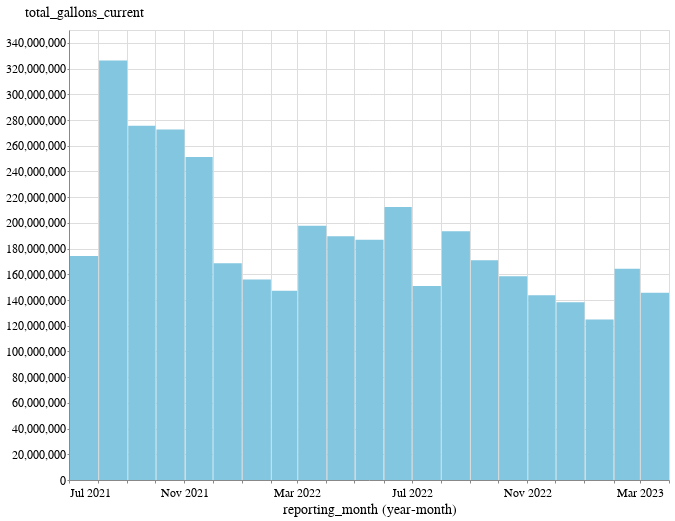

Notebook code cell kept with this figure:
### Code cell
alt.Chart(
    complete_data[complete_data.supplier_name.str.contains("El Segundo")]
).mark_bar().encode(
    x=alt.X('yearmonth(reporting_month):T'),
    y="total_gallons_current",
    tooltip=["reporting_month"]
).properties(width=600)

### Figure 1 — Vega-Lite specification as saved in the notebook (floating-point values rounded to 4 significant figures)
{"config": {"view": {"width": 800, "height": 450}, "background": "#ffffff", "title": {"anchor": "start", "font": "BentonGothic-Bold, sans", "fontColor": "#000000", "fontSize": 22, "fontWeight": "normal"}, "arc": {"fill": "#82c6df"}, "area": {"fill": "#82c6df"}, "line": {"stroke": "#82c6df", "strokeWidth": 3}, "path": {"stroke": "#82c6df"}, "rect": {"fill": "#82c6df"}, "shape": {"stroke": "#82c6df"}, "bar": {"fill": "#82c6df"}, "point": {"stroke": "#82c6df"}, "symbol": {"fill": "#82c6df", "size": 30}, "axis": {"titleFont": "BentonGothic-Bold, sans", "titleFontSize": 14, "titleFontWeight": "normal", "labelFont": "BentonGothic, sans", "labelFontSize": 12, "labelFontWeight": "normal"}, "axisX": {"labelAngle": 0, "labelPadding": 4, "tickSize": 3}, "axisY": {"labelBaseline": "middle", "maxExtent": 45, "minExtent": 45, "tickSize": 2, "titleAlign": "left", "titleAngle": 0, "titleX": -45, "titleY": -11}, "legend": {"titleFont": "BentonGothic-Bold, sans", "titleFontSize": 14, "titleFontWeight": "normal", "symbolType": "square", "labelFont": "BentonGothic, sans", "labelFontSize": 13}, "range": {"category": ["#3580b1", "#ec8431", "#ab7fb4", "#c89d29", "#adc839", "#829eb1"], "diverging": ["#e68a4f", "#f4bb6a", "#f9e39c", "#dadfe2", "#a6b7c6", "#849eae"], "heatmap": ["#fbf2c7", "#f9e39c", "#f8d36e", "#f4bb6a", "#e68a4f", "#d15a40", "#ab4232"], "ordinal": ["#fbf2c7", "#f9e39c", "#f8d36e", "#f4bb6a", "#e68a4f", "#d15a40", "#ab4232"], "ramp": ["#fbf2c7", "#f9e39c", "#f8d36e", "#f4bb6a", "#e68a4f", "#d15a40", "#ab4232"]}}, "data": {"name": "data-fb642e2a852cb9c3b035a4374b3e48f5"}, "mark": "bar", "encoding": {"tooltip": [{"field": "reporting_month", "type": "temporal"}], "x": {"field": "reporting_month", "timeUnit": "yearmonth", "type": "temporal"}, "y": {"field": "total_gallons_current", "type": "quantitative"}}, "width": 600, "$schema": "https://vega.github.io/schema/vega-lite/v4.17.0.json", "datasets": {"data-fb642e2a852cb9c3b035a4374b3e48f5": [{"supplier_name": "El Segundo City of", "reporting_month": "2023-03-15T00:00:00", "public_water_system_id": "CA1910040", "county": "Los Angeles", "hydrologic_region": "South Coast", "climate_zone": 6, "total_population_served": 17272, "total_gallons_current": 145600000.0, "calculated_r_gpcd": 40.79, "total_gallons_baseline": 150700000.0, "gallons_pct_change": -0.03371, "state": "Statewide"}, {"supplier_name": "El Segundo City of", "reporting_month": "2023-02-15T00:00:00", "public_water_system_id": "CA1910040", "county": "Los Angeles", "hydrologic_region": "South Coast", "climate_zone": 6, "total_population_served": 17272, "total_gallons_current": 164300000.0, "calculated_r_gpcd": 50.97, "total_gallons_baseline": 154800000.0, "gallons_pct_change": 0.0615, "state": "Statewide"}, {"supplier_name": "El Segundo City of", "reporting_month": "2023-01-15T00:00:00", "public_water_system_id": "CA1910040", "county": "Los Angeles", "hydrologic_region": "South Coast", "climate_zone": 6, "total_population_served": 17272, "total_gallons_current": 124900000.0, "calculated_r_gpcd": 34.99, "total_gallons_baseline": 131500000.0, "gallons_pct_change": -0.05022, "state": "Statewide"}, {"supplier_name": "El Segundo City of", "reporting_month": "2022-12-15T00:00:00", "public_water_system_id": "CA1910040", "county": "Los Angeles", "hydrologic_region": "South Coast", "climate_zone": 6, "total_population_served": 16654, "total_gallons_current": 138200000.0, "calculated_r_gpcd": 40.15, "total_gallons_baseline": 142900000.0, "gallons_pct_change": -0.03289, "state": "Statewide"}, {"supplier_name": "El Segundo City of", "reporting_month": "2022-11-15T00:00:00", "public_water_system_id": "CA1910040", "county": "Los Angeles", "hydrologic_region": "South Coast", "climate_zone": 6, "total_population_served": 17272, "total_gallons_current": 143600000.0, "calculated_r_gpcd": 41.57, "total_gallons_baseline": 132900000.0, "gallons_pct_change": 0.08095, "state": "Statewide"}, {"supplier_name": "El Segundo City of", "reporting_month": "2022-10-15T00:00:00", "public_water_system_id": "CA1910040", "county": "Los Angeles", "hydrologic_region": "South Coast", "climate_zone": 6, "total_population_served": 17272, "total_gallons_current": 158400000.0, "calculated_r_gpcd": 44.38, "total_gallons_baseline": 168800000.0, "gallons_pct_change": -0.06145, "state": "Statewide"}, {"supplier_name": "El Segundo City of", "reporting_month": "2022-09-15T00:00:00", "public_water_system_id": "CA1910040", "county": "Los Angeles", "hydrologic_region": "South Coast", "climate_zone": 6, "total_population_served": 17272, "total_gallons_current": 171000000.0, "calculated_r_gpcd": 49.5, "total_gallons_baseline": 171900000.0, "gallons_pct_change": -0.005327, "state": "Statewide"}, {"supplier_name": "El Segundo City of", "reporting_month": "2022-08-15T00:00:00", "public_water_system_id": "CA1910040", "county": "Los Angeles", "hydrologic_region": "South Coast", "climate_zone": 6, "total_population_served": 17272, "total_gallons_current": 193400000.0, "calculated_r_gpcd": 54.19, "total_gallons_baseline": 189600000.0, "gallons_pct_change": 0.02019, "state": "Statewide"}, {"supplier_name": "El Segundo City of", "reporting_month": "2022-07-15T00:00:00", "public_water_system_id": "CA1910040", "county": "Los Angeles", "hydrologic_region": "South Coast", "climate_zone": 6, "total_population_served": 16654, "total_gallons_current": 150900000.0, "calculated_r_gpcd": 43.84, "total_gallons_baseline": 132600000.0, "gallons_pct_change": 0.1376, "state": "Statewide"}, {"supplier_name": "El Segundo City of", "reporting_month": "2022-06-15T00:00:00", "public_water_system_id": "CA1910040", "county": "Los Angeles", "hydrologic_region": "South Coast", "climate_zone": 6, "total_population_served": 16654, "total_gallons_current": 212400000.0, "calculated_r_gpcd": 63.77, "total_gallons_baseline": 134100000.0, "gallons_pct_change": 0.5835, "state": "Statewide"}, {"supplier_name": "El Segundo City of", "reporting_month": "2022-05-15T00:00:00", "public_water_system_id": "CA1910040", "county": "Los Angeles", "hydrologic_region": "South Coast", "climate_zone": 6, "total_population_served": 16654, "total_gallons_current": 186900000.0, "calculated_r_gpcd": 54.3, "total_gallons_baseline": 131700000.0, "gallons_pct_change": 0.4195, "state": "Statewide"}, {"supplier_name": "El Segundo City of", "reporting_month": "2022-04-15T00:00:00", "public_water_system_id": "CA1910040", "county": "Los Angeles", "hydrologic_region": "South Coast", "climate_zone": 6, "total_population_served": 16654, "total_gallons_current": 189500000.0, "calculated_r_gpcd": 73.59, "total_gallons_baseline": 140300000.0, "gallons_pct_change": 0.3508, "state": "Statewide"}, {"supplier_name": "El Segundo City of", "reporting_month": "2022-03-15T00:00:00", "public_water_system_id": "CA1910040", "county": "Los Angeles", "hydrologic_region": "South Coast", "climate_zone": 6, "total_population_served": 16654, "total_gallons_current": 197700000.0, "calculated_r_gpcd": 67.02, "total_gallons_baseline": 150700000.0, "gallons_pct_change": 0.312, "state": "Statewide"}, {"supplier_name": "El Segundo City of", "reporting_month": "2022-02-15T00:00:00", "public_water_system_id": "CA1910040", "county": "Los Angeles", "hydrologic_region": "South Coast", "climate_zone": 6, "total_population_served": 16654, "total_gallons_current": 147200000.0, "calculated_r_gpcd": 71.96, "total_gallons_baseline": 154800000.0, "gallons_pct_change": -0.04929, "state": "Statewide"}, {"supplier_name": "El Segundo City of", "reporting_month": "2022-01-15T00:00:00", "public_water_system_id": "CA1910040", "county": "Los Angeles", "hydrologic_region": "South Coast", "climate_zone": 6, "total_population_served": 16654, "total_gallons_current": 156000000.0, "calculated_r_gpcd": 63.44, "total_gallons_baseline": 131500000.0, "gallons_pct_change": 0.1861, "state": "Statewide"}, {"supplier_name": "El Segundo City of", "reporting_month": "2021-12-15T00:00:00", "public_water_system_id": "CA1910040", "county": "Los Angeles", "hydrologic_region": "South Coast", "climate_zone": 6, "total_population_served": 16654, "total_gallons_current": 168600000.0, "calculated_r_gpcd": 71.85, "total_gallons_baseline": 142900000.0, "gallons_pct_change": 0.18, "state": "Statewide"}, {"supplier_name": "El Segundo City of", "reporting_month": "2021-11-15T00:00:00", "public_water_system_id": "CA1910040", "county": "Los Angeles", "hydrologic_region": "South Coast", "climate_zone": 6, "total_population_served": 16654, "total_gallons_current": 251200000.0, "calculated_r_gpcd": 75.42, "total_gallons_baseline": 132900000.0, "gallons_pct_change": 0.8908, "state": "Statewide"}, {"supplier_name": "El Segundo City of", "reporting_month": "2021-10-15T00:00:00", "public_water_system_id": "CA1910040", "county": "Los Angeles", "hydrologic_region": "South Coast", "climate_zone": 6, "total_population_served": 16654, "total_gallons_current": 272600000.0, "calculated_r_gpcd": 79.2, "total_gallons_baseline": 168800000.0, "gallons_pct_change": 0.6149, "state": "Statewide"}, {"supplier_name": "El Segundo City of", "reporting_month": "2021-09-15T00:00:00", "public_water_system_id": "CA1910040", "county": "Los Angeles", "hydrologic_region": "South Coast", "climate_zone": 6, "total_population_served": 16654, "total_gallons_current": 275500000.0, "calculated_r_gpcd": 82.72, "total_gallons_baseline": 171900000.0, "gallons_pct_change": 0.6027, "state": "Statewide"}, {"supplier_name": "El Segundo City of", "reporting_month": "2021-08-15T00:00:00", "public_water_system_id": "CA1910040", "county": "Los Angeles", "hydrologic_region": "South Coast", "climate_zone": 6, "total_population_served": 16654, "total_gallons_current": 326200000.0, "calculated_r_gpcd": 88.46, "total_gallons_baseline": 189600000.0, "gallons_pct_change": 0.7204, "state": "Statewide"}, {"supplier_name": "El Segundo City of", "reporting_month": "2021-07-15T00:00:00", "public_water_system_id": "CA1910040", "county": "Los Angeles", "hydrologic_region": "South Coast", "climate_zone": 6, "total_population_served": 16654, "total_gallons_current": 174200000.0, "calculated_r_gpcd": 84.34, "total_gallons_baseline": 132600000.0, "gallons_pct_change": 0.313, "state": "Statewide"}]}}
